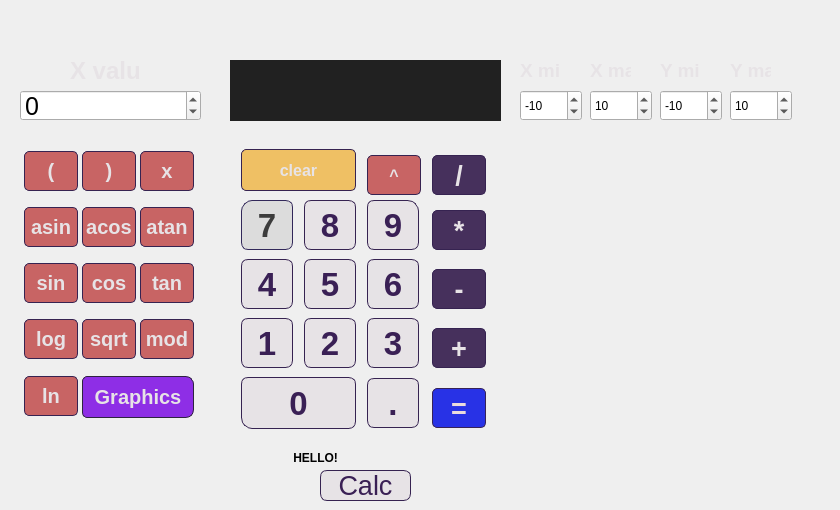
    <widget class="QWidget" name="calc">
     <attribute name="title">
      <string>Tab 1</string>
     </attribute>
     <widget class="QLineEdit" name="result_show">
      <property name="geometry">
       <rect>
        <x>230</x>
        <y>60</y>
        <width>271</width>
        <height>61</height>
       </rect>
      </property>
      <property name="font">
       <font>
        <family>Helvetica</family>
        <pointsize>20</pointsize>
        <bold>false</bold>
       </font>
      </property>
      <property name="layoutDirection">
       <enum>Qt::RightToLeft</enum>
      </property>
      <property name="styleSheet">
       <string notr="true">QLineEdit
{
border: none;
	border-bottom-color: 1px  rgb(76, 75, 75);
	background-color: rgb(33, 33, 33);
	color: rgb(231, 227, 230);
}</string>
      </property>
      <property name="text">
       <string/>
      </property>
     </widget>
     <widget class="QLabel" name="name_calc">
      <property name="geometry">
       <rect>
        <x>290</x>
        <y>450</y>
        <width>151</width>
        <height>16</height>
       </rect>
      </property>
      <property name="font">
       <font>
        <bold>true</bold>
       </font>
      </property>
      <property name="text">
       <string> HELLO! </string>
      </property>
     </widget>
     <widget class="QWidget" name="layoutWidget">
      <property name="geometry">
       <rect>
        <x>230</x>
        <y>140</y>
        <width>271</width>
        <height>301</height>
       </rect>
      </property>
      <layout class="QGridLayout" name="cifry">
       <property name="spacing">
        <number>0</number>
       </property>
       <item row="1" column="0">
        <widget class="QPushButton" name="p_7">
         <property name="font">
          <font>
           <family>Arial</family>
           <pointsize>25</pointsize>
           <bold>true</bold>
          </font>
         </property>
         <property name="styleSheet">
          <string notr="true">QPushButton
{
	background-color:  rgb(220, 220, 220);
	color:  rgb(60, 60, 60);
	border: 1px solid rgb(50, 40, 90);
border-radius:7px;
border-top-left-radius: 11px;
	min-width:50px;
	min-height:48px;
	max-width:50px;
	max-height:48px;
}</string>
         </property>
         <property name="text">
          <string>7</string>
         </property>
        </widget>
       </item>
       <item row="6" column="3">
        <widget class="QPushButton" name="ent">
         <property name="font">
          <font>
           <family>Arial</family>
           <pointsize>20</pointsize>
           <bold>true</bold>
          </font>
         </property>
         <property name="layoutDirection">
          <enum>Qt::LeftToRight</enum>
         </property>
         <property name="styleSheet">
          <string notr="true">QPushButton
{
	color: rgb(235, 220, 220);
	background-color:rgb(40, 50, 230);
	border-radius:5px;
	border: 1px solid rgb(55, 35, 88);
	min-width:52px;
	min-height:38px;
	max-width:42px;
	max-height:28px;
}</string>
         </property>
         <property name="text">
          <string>=</string>
         </property>
         <property name="iconSize">
          <size>
           <width>15</width>
           <height>15</height>
          </size>
         </property>
        </widget>
       </item>
       <item row="3" column="2">
        <widget class="QPushButton" name="p_6">
         <property name="font">
          <font>
           <family>Arial</family>
           <pointsize>25</pointsize>
           <bold>true</bold>
          </font>
         </property>
         <property name="styleSheet">
          <string notr="true">QPushButton
{
	background-color:  rgb(230, 227, 230);
	color:  rgb(58, 32, 85);
	border: 1px solid rgb(54, 35, 81);
border-radius:7px;
		min-width:50px;
	min-height:48px;
	max-width:50px;
	max-height:48px;
}</string>
         </property>
         <property name="text">
          <string>6</string>
         </property>
        </widget>
       </item>
       <item row="3" column="1">
        <widget class="QPushButton" name="p_5">
         <property name="font">
          <font>
           <family>Arial</family>
           <pointsize>25</pointsize>
           <bold>true</bold>
          </font>
         </property>
         <property name="styleSheet">
          <string notr="true">QPushButton
{
	background-color:  rgb(231, 227, 230);
	color:  rgb(58, 32, 85);
	border: 1px solid rgb(54, 35, 81);
border-radius:7px;
	min-width:50px;
	min-height:48px;
	max-width:50px;
	max-height:48px;
}</string>
         </property>
         <property name="text">
          <string>5</string>
         </property>
        </widget>
       </item>
       <item row="3" column="3">
        <widget class="QPushButton" name="sub">
         <property name="font">
          <font>
           <family>Arial</family>
           <pointsize>20</pointsize>
           <bold>true</bold>
          </font>
         </property>
         <property name="layoutDirection">
          <enum>Qt::LeftToRight</enum>
         </property>
         <property name="styleSheet">
          <string notr="true">QPushButton
{
	color: rgb(231, 227, 230);
	background-color:rgb(70, 48, 92);
	border-radius:5px;
	border: 1px solid rgb(54, 35, 81);
	min-width:52px;
	min-height:38px;
	max-width:42px;
	max-height:28px;
}</string>
         </property>
         <property name="text">
          <string>-</string>
         </property>
         <property name="iconSize">
          <size>
           <width>15</width>
           <height>15</height>
          </size>
         </property>
        </widget>
       </item>
       <item row="4" column="2">
        <widget class="QPushButton" name="p_3">
         <property name="font">
          <font>
           <family>Arial</family>
           <pointsize>25</pointsize>
           <bold>true</bold>
          </font>
         </property>
         <property name="styleSheet">
          <string notr="true">QPushButton
{
	background-color:  rgb(231, 227, 230);
	color:  rgb(58, 32, 85);
	border: 1px solid rgb(54, 35, 81);
border-radius:7px;
		min-width:50px;
	min-height:48px;
	max-width:50px;
	max-height:48px;
}</string>
         </property>
         <property name="text">
          <string>3</string>
         </property>
        </widget>
       </item>
       <item row="4" column="1">
        <widget class="QPushButton" name="p_2">
         <property name="font">
          <font>
           <family>Arial</family>
           <pointsize>25</pointsize>
           <bold>true</bold>
          </font>
         </property>
         <property name="styleSheet">
          <string notr="true">QPushButton
{
	background-color:  rgb(231, 227, 230);
	color:  rgb(58, 32, 85);
	border: 1px solid rgb(54, 35, 81);
border-radius:7px;
		min-width:50px;
	min-height:48px;
	max-width:50px;
	max-height:48px;
}</string>
         </property>
         <property name="text">
          <string>2</string>
         </property>
        </widget>
       </item>
       <item row="6" column="0" colspan="2">
        <widget class="QPushButton" name="p_0">
         <property name="font">
          <font>
           <family>Arial</family>
           <pointsize>25</pointsize>
           <bold>true</bold>
          </font>
         </property>
         <property name="styleSheet">
          <string notr="true"> QPushButton
{
	background-color:  rgb(231, 227, 230);
	color:  rgb(58, 32, 85);
	border: 1px solid rgb(54, 35, 81);
border-radius:7px;
border-bottom-left-radius: 11px;
	min-height:50px;
	max-height:50px;
}</string>
         </property>
         <property name="text">
          <string>0</string>
         </property>
        </widget>
       </item>
       <item row="1" column="2">
        <widget class="QPushButton" name="p_9">
         <property name="font">
          <font>
           <family>Arial</family>
           <pointsize>25</pointsize>
           <bold>true</bold>
          </font>
         </property>
         <property name="styleSheet">
          <string notr="true">QPushButton
{
	background-color:  rgb(231, 227, 230);
	color:  rgb(58, 32, 85);
	border: 1px solid rgb(54, 35, 81);
border-radius:7px;
border-top-right-radius: 11px;
	min-width:50px;
	min-height:48px;
	max-width:50px;
	max-height:48px;
}</string>
         </property>
         <property name="text">
          <string>9</string>
         </property>
        </widget>
       </item>
       <item row="4" column="3">
        <widget class="QPushButton" name="sum">
         <property name="font">
          <font>
           <family>Arial</family>
           <pointsize>20</pointsize>
           <bold>true</bold>
          </font>
         </property>
         <property name="layoutDirection">
          <enum>Qt::LeftToRight</enum>
         </property>
         <property name="styleSheet">
          <string notr="true">QPushButton
{
	color: rgb(231, 227, 230);
	background-color:rgb(70, 48, 92);
	border-radius:5px;
	border: 1px solid rgb(54, 35, 81);
	min-width:52px;
	min-height:38px;
	max-width:42px;
	max-height:28px;
}</string>
         </property>
         <property name="text">
          <string>+</string>
         </property>
         <property name="iconSize">
          <size>
           <width>15</width>
           <height>15</height>
          </size>
         </property>
        </widget>
       </item>
       <item row="4" column="0">
        <widget class="QPushButton" name="p_1">
         <property name="font">
          <font>
           <family>Arial</family>
           <pointsize>25</pointsize>
           <bold>true</bold>
          </font>
         </property>
         <property name="styleSheet">
          <string notr="true">QPushButton
{
	background-color:  rgb(231, 227, 230);
	color:  rgb(58, 32, 85);
	border: 1px solid rgb(54, 35, 81);
border-radius:7px;
		min-width:50px;
	min-height:48px;
	max-width:50px;
	max-height:48px;
}</string>
         </property>
         <property name="text">
          <string>1</string>
         </property>
        </widget>
       </item>
       <item row="1" column="1">
        <widget class="QPushButton" name="p_8">
         <property name="font">
          <font>
           <family>Arial</family>
           <pointsize>25</pointsize>
           <bold>true</bold>
          </font>
         </property>
         <property name="styleSheet">
          <string notr="true">QPushButton
{
	background-color:  rgb(231, 227, 230);
	color:  rgb(58, 32, 85);
	border: 1px solid rgb(54, 35, 81);
border-radius:7px;
	min-width:50px;
	min-height:48px;
	max-width:50px;
	max-height:48px;
}</string>
         </property>
         <property name="text">
          <string>8</string>
         </property>
        </widget>
       </item>
       <item row="6" column="2">
        <widget class="QPushButton" name="dote">
         <property name="font">
          <font>
           <family>Arial</family>
           <pointsize>25</pointsize>
           <bold>true</bold>
          </font>
         </property>
         <property name="styleSheet">
          <string notr="true">QPushButton
{
	background-color:  rgb(231, 227, 230);
	color:  rgb(58, 32, 85);
	border: 1px solid rgb(54, 35, 81);
border-radius:7px;
		min-width:50px;
	min-height:48px;
	max-width:50px;
	max-height:48px;
}</string>
         </property>
         <property name="text">
          <string>.</string>
         </property>
        </widget>
       </item>
       <item row="1" column="3">
        <widget class="QPushButton" name="mul">
         <property name="font">
          <font>
           <family>Arial</family>
           <pointsize>20</pointsize>
           <bold>true</bold>
          </font>
         </property>
         <property name="layoutDirection">
          <enum>Qt::LeftToRight</enum>
         </property>
         <property name="styleSheet">
          <string notr="true">QPushButton
{
	color: rgb(231, 227, 230);
	background-color:rgb(70, 48, 92);
	border-radius:5px;
	border: 1px solid rgb(54, 35, 81);
	min-width:52px;
	min-height:38px;
	max-width:42px;
	max-height:28px;
}</string>
         </property>
         <property name="text">
          <string>*</string>
         </property>
         <property name="iconSize">
          <size>
           <width>15</width>
           <height>15</height>
          </size>
         </property>
        </widget>
       </item>
       <item row="3" column="0">
        <widget class="QPushButton" name="p_4">
         <property name="font">
          <font>
           <family>Arial</family>
           <pointsize>25</pointsize>
           <bold>true</bold>
          </font>
         </property>
         <property name="styleSheet">
          <string notr="true">QPushButton
{
	background-color:  rgb(231, 227, 230);
	color:  rgb(58, 32, 85);
	border: 1px solid rgb(54, 35, 81);
border-radius:7px;
		min-width:50px;
	min-height:48px;
	max-width:50px;
	max-height:48px;
}</string>
         </property>
         <property name="text">
          <string>4</string>
         </property>
        </widget>
       </item>
       <item row="0" column="3">
        <widget class="QPushButton" name="div">
         <property name="font">
          <font>
           <family>Arial</family>
           <pointsize>20</pointsize>
           <bold>true</bold>
          </font>
         </property>
         <property name="styleSheet">
          <string notr="true">QPushButton
{
	color: rgb(231, 227, 230);
	background-color:rgb(70, 48, 92);
	border-radius:5px;
	border: 1px solid rgb(54, 35, 81);
	min-width:52px;
	min-height:38px;
	max-width:42px;
	max-height:28px;
}</string>
         </property>
         <property name="text">
          <string>/</string>
         </property>
         <property name="iconSize">
          <size>
           <width>15</width>
           <height>15</height>
          </size>
         </property>
        </widget>
       </item>
       <item row="0" column="2">
        <widget class="QPushButton" name="stepen">
         <property name="font">
          <font>
           <pointsize>12</pointsize>
           <bold>true</bold>
          </font>
         </property>
         <property name="styleSheet">
          <string notr="true">QPushButton
{
	color: rgb(231, 227, 230);
	background-color: rgb(200, 100, 100);
	border-radius:5px;
	border: 1px solid rgb(54, 35, 81);
	min-width:52px;
	min-height:38px;
	max-width:42px;
	max-height:28px;
}</string>
         </property>
         <property name="text">
          <string>^</string>
         </property>
        </widget>
       </item>
       <item row="0" column="0" colspan="2">
        <widget class="QPushButton" name="CLEAR">
         <property name="font">
          <font>
           <pointsize>12</pointsize>
           <bold>true</bold>
          </font>
         </property>
         <property name="styleSheet">
          <string notr="true">QPushButton
{
	color: rgb(231, 227, 230);
	background-color: rgba(240, 183, 73, 213);
	border-radius:5px;
	border: 1px solid rgb(54, 35, 81);
	min-height:40px;
	max-height:40px;
}</string>
         </property>
         <property name="text">
          <string>clear</string>
         </property>
        </widget>
       </item>
      </layout>
     </widget>
     <widget class="QWidget" name="layoutWidget">
      <property name="geometry">
       <rect>
        <x>20</x>
        <y>130</y>
        <width>181</width>
        <height>301</height>
       </rect>
      </property>
      <layout class="QGridLayout" name="function">
       <property name="spacing">
        <number>0</number>
       </property>
       <item row="2" column="0">
        <widget class="QPushButton" name="sin">
         <property name="font">
          <font>
           <pointsize>15</pointsize>
           <bold>true</bold>
          </font>
         </property>
         <property name="styleSheet">
          <string notr="true">QPushButton
{
	color: rgb(231, 227, 230);
	background-color: rgb(200, 100, 100);
	border-radius:5px;
	border: 1px solid rgb(54, 35, 81);
	min-width:52px;
	min-height:38px;
	max-width:42px;
	max-height:28px;
}</string>
         </property>
         <property name="text">
          <string>sin</string>
         </property>
        </widget>
       </item>
       <item row="0" column="1">
        <widget class="QPushButton" name="scob_w">
         <property name="font">
          <font>
           <pointsize>15</pointsize>
           <bold>true</bold>
          </font>
         </property>
         <property name="styleSheet">
          <string notr="true">QPushButton
{
	color: rgb(231, 227, 230);
	background-color: rgb(200, 100, 100);
	border-radius:5px;
	border: 1px solid rgb(54, 35, 81);
	min-width:52px;
	min-height:38px;
	max-width:42px;
	max-height:28px;
}</string>
         </property>
         <property name="text">
          <string>)</string>
         </property>
        </widget>
       </item>
       <item row="0" column="2">
        <widget class="QPushButton" name="perem">
         <property name="font">
          <font>
           <pointsize>15</pointsize>
           <bold>true</bold>
          </font>
         </property>
         <property name="styleSheet">
          <string notr="true">QPushButton
{
	color: rgb(231, 227, 230);
	background-color: rgb(200, 100, 100);
	border-radius:5px;
	border: 1px solid rgb(54, 35, 81);
	min-width:52px;
	min-height:38px;
	max-width:42px;
	max-height:28px;
}</string>
         </property>
         <property name="text">
          <string>x</string>
         </property>
        </widget>
       </item>
       <item row="1" column="2">
        <widget class="QPushButton" name="artan">
         <property name="font">
          <font>
           <pointsize>15</pointsize>
           <bold>true</bold>
          </font>
         </property>
         <property name="styleSheet">
          <string notr="true">QPushButton
{
	color: rgb(231, 227, 230);
	background-color: rgb(200, 100, 100);
	border-radius:5px;
	border: 1px solid rgb(54, 35, 81);
	min-width:52px;
	min-height:38px;
	max-width:42px;
	max-height:28px;
}</string>
         </property>
         <property name="text">
          <string>atan</string>
         </property>
        </widget>
       </item>
       <item row="3" column="1">
        <widget class="QPushButton" name="sqrt">
         <property name="font">
          <font>
           <pointsize>15</pointsize>
           <bold>true</bold>
          </font>
         </property>
         <property name="styleSheet">
          <string notr="true">QPushButton
{
	color: rgb(231, 227, 230);
	background-color: rgb(200, 100, 100);
	border-radius:5px;
	border: 1px solid rgb(54, 35, 81);
	min-width:52px;
	min-height:38px;
	max-width:42px;
	max-height:28px;
}</string>
         </property>
         <property name="text">
          <string>sqrt</string>
         </property>
        </widget>
       </item>
       <item row="3" column="0">
        <widget class="QPushButton" name="log">
         <property name="font">
          <font>
           <pointsize>15</pointsize>
           <bold>true</bold>
          </font>
         </property>
         <property name="styleSheet">
          <string notr="true">QPushButton
{
	color: rgb(231, 227, 230);
	background-color: rgb(200, 100, 100);
	border-radius:5px;
	border: 1px solid rgb(54, 35, 81);
	min-width:52px;
	min-height:38px;
	max-width:42px;
	max-height:28px;
}</string>
         </property>
         <property name="text">
          <string>log</string>
         </property>
        </widget>
       </item>
       <item row="2" column="1">
        <widget class="QPushButton" name="cos">
         <property name="font">
          <font>
           <pointsize>15</pointsize>
           <bold>true</bold>
          </font>
         </property>
         <property name="styleSheet">
          <string notr="true">QPushButton
{
	color: rgb(231, 227, 230);
	background-color: rgb(200, 100, 100);
	border-radius:5px;
	border: 1px solid rgb(54, 35, 81);
	min-width:52px;
	min-height:38px;
	max-width:42px;
	max-height:28px;
}</string>
         </property>
         <property name="text">
          <string>cos</string>
         </property>
        </widget>
       </item>
       <item row="1" column="1">
        <widget class="QPushButton" name="arcos">
         <property name="font">
          <font>
           <pointsize>15</pointsize>
           <bold>true</bold>
          </font>
         </property>
         <property name="styleSheet">
          <string notr="true">QPushButton
{
	color: rgb(231, 227, 230);
	background-color: rgb(200, 100, 100);
	border-radius:5px;
	border: 1px solid rgb(54, 35, 81);
	min-width:52px;
	min-height:38px;
	max-width:42px;
	max-height:28px;
}</string>
         </property>
         <property name="text">
          <string>acos</string>
         </property>
        </widget>
       </item>
       <item row="0" column="0">
        <widget class="QPushButton" name="scob_l">
         <property name="font">
          <font>
           <pointsize>15</pointsize>
           <bold>true</bold>
          </font>
         </property>
         <property name="styleSheet">
          <string notr="true">QPushButton
{
	color: rgb(231, 227, 230);
	background-color: rgb(200, 100, 100);
	border-radius:5px;
	border: 1px solid rgb(54, 35, 81);
	min-width:52px;
	min-height:38px;
	max-width:42px;
	max-height:28px;
}</string>
         </property>
         <property name="text">
          <string>(</string>
         </property>
        </widget>
       </item>
       <item row="1" column="0">
        <widget class="QPushButton" name="arcsin">
         <property name="minimumSize">
          <size>
           <width>54</width>
           <height>40</height>
          </size>
         </property>
         <property name="maximumSize">
          <size>
           <width>44</width>
           <height>30</height>
          </size>
         </property>
         <property name="font">
          <font>
           <pointsize>15</pointsize>
           <bold>true</bold>
          </font>
         </property>
         <property name="styleSheet">
          <string notr="true">QPushButton
{
	color: rgb(231, 227, 230);
	background-color: rgb(200, 100, 100);
	border-radius:5px;
	border: 1px solid rgb(54, 35, 81);
	min-width:52px;
	min-height:38px;
	max-width:42px;
	max-height:28px;
}</string>
         </property>
         <property name="text">
          <string>asin</string>
         </property>
        </widget>
       </item>
       <item row="3" column="2">
        <widget class="QPushButton" name="mod">
         <property name="font">
          <font>
           <pointsize>15</pointsize>
           <bold>true</bold>
          </font>
         </property>
         <property name="styleSheet">
          <string notr="true">QPushButton
{
	color: rgb(231, 227, 230);
	background-color: rgb(200, 100, 100);
	border-radius:5px;
	border: 1px solid rgb(54, 35, 81);
	min-width:52px;
	min-height:38px;
	max-width:42px;
	max-height:28px;
}</string>
         </property>
         <property name="text">
          <string>mod</string>
         </property>
        </widget>
       </item>
       <item row="2" column="2">
        <widget class="QPushButton" name="tan">
         <property name="font">
          <font>
           <pointsize>15</pointsize>
           <bold>true</bold>
          </font>
         </property>
         <property name="styleSheet">
          <string notr="true">QPushButton
{
	color: rgb(231, 227, 230);
	background-color: rgb(200, 100, 100);
	border-radius:5px;
	border: 1px solid rgb(54, 35, 81);
	min-width:52px;
	min-height:38px;
	max-width:42px;
	max-height:28px;
}</string>
         </property>
         <property name="text">
          <string>tan</string>
         </property>
        </widget>
       </item>
       <item row="4" column="1" colspan="2">
        <widget class="QPushButton" name="graph">
         <property name="font">
          <font>
           <family>Arial</family>
           <pointsize>15</pointsize>
           <bold>true</bold>
          </font>
         </property>
         <property name="layoutDirection">
          <enum>Qt::LeftToRight</enum>
         </property>
         <property name="styleSheet">
          <string notr="true">QPushButton
{
	color: rgb(231, 227, 230);
	background-color:rgb(142, 46, 230);
	border-radius:5px;
	border: 1px solid rgb(47, 35, 65);
border-top-right-radius: 8px;
border-bottom-right-radius: 8px;

	min-height:40px;

	max-height:28px;

}</string>
         </property>
         <property name="text">
          <string>Graphics</string>
         </property>
         <property name="iconSize">
          <size>
           <width>15</width>
           <height>15</height>
          </size>
         </property>
        </widget>
       </item>
       <item row="4" column="0">
        <widget class="QPushButton" name="ln">
         <property name="font">
          <font>
           <pointsize>15</pointsize>
           <bold>true</bold>
          </font>
         </property>
         <property name="styleSheet">
          <string notr="true">QPushButton
{
	color: rgb(231, 227, 230);
	background-color: rgb(200, 100, 100);
	border-radius:5px;
	border: 1px solid rgb(54, 35, 81);
	min-width:52px;
	min-height:38px;
	max-width:42px;
	max-height:28px;
}</string>
         </property>
         <property name="text">
          <string>ln</string>
         </property>
        </widget>
       </item>
      </layout>
     </widget>
     <widget class="QPushButton" name="frog">
      <property name="geometry">
       <rect>
        <x>320</x>
        <y>470</y>
        <width>91</width>
        <height>31</height>
       </rect>
      </property>
      <property name="font">
       <font>
        <pointsize>20</pointsize>
       </font>
      </property>
      <property name="styleSheet">
       <string notr="true">QPushButton
{
	background-color:  rgb(231, 227, 230);
	color:  rgb(58, 32, 85);
	border: 1px solid rgb(54, 35, 81);
border-radius:7px;

}</string>
      </property>
      <property name="text">
       <string>Calc</string>
      </property>
     </widget>
     <widget class="QLabel" name="label_2">
      <property name="geometry">
       <rect>
        <x>70</x>
        <y>60</y>
        <width>71</width>
        <height>21</height>
       </rect>
      </property>
      <property name="font">
       <font>
        <family>Helvetica</family>
        <pointsize>18</pointsize>
        <bold>true</bold>
       </font>
      </property>
      <property name="styleSheet">
       <string notr="true">QLabel{
	color: rgb(231, 227, 230);
}</string>
      </property>
      <property name="text">
       <string>X value</string>
      </property>
     </widget>
     <widget class="QCustomPlot" name="widget" native="true">
      <property name="geometry">
       <rect>
        <x>520</x>
        <y>140</y>
        <width>311</width>
        <height>291</height>
       </rect>
      </property>
     </widget>
     <widget class="QLabel" name="y_max_sh">
      <property name="geometry">
       <rect>
        <x>730</x>
        <y>60</y>
        <width>41</width>
        <height>21</height>
       </rect>
      </property>
      <property name="font">
       <font>
        <family>Helvetica</family>
        <pointsize>14</pointsize>
        <bold>true</bold>
       </font>
      </property>
      <property name="styleSheet">
       <string notr="true">QLabel{
	color: rgb(231, 227, 230);
}</string>
      </property>
      <property name="text">
       <string>Y max</string>
      </property>
     </widget>
     <widget class="QLabel" name="y_min_sh">
      <property name="geometry">
       <rect>
        <x>660</x>
        <y>60</y>
        <width>41</width>
        <height>21</height>
       </rect>
      </property>
      <property name="font">
       <font>
        <family>Helvetica</family>
        <pointsize>14</pointsize>
        <bold>true</bold>
       </font>
      </property>
      <property name="styleSheet">
       <string notr="true">QLabel{
	color: rgb(231, 227, 230);
}</string>
      </property>
      <property name="text">
       <string>Y min</string>
      </property>
     </widget>
     <widget class="QLabel" name="x_max_sh">
      <property name="geometry">
       <rect>
        <x>590</x>
        <y>60</y>
        <width>41</width>
        <height>21</height>
       </rect>
      </property>
      <property name="font">
       <font>
        <family>Helvetica</family>
        <pointsize>14</pointsize>
        <bold>true</bold>
       </font>
      </property>
      <property name="styleSheet">
       <string notr="true">QLabel{
	color: rgb(231, 227, 230);
}</string>
      </property>
      <property name="text">
       <string>X max</string>
      </property>
     </widget>
     <widget class="QLabel" name="x_min_sh">
      <property name="geometry">
       <rect>
        <x>520</x>
        <y>60</y>
        <width>41</width>
        <height>21</height>
       </rect>
      </property>
      <property name="font">
       <font>
        <family>Helvetica</family>
        <pointsize>14</pointsize>
        <bold>true</bold>
       </font>
      </property>
      <property name="styleSheet">
       <string notr="true">QLabel{
	color: rgb(231, 227, 230);
}</string>
      </property>
      <property name="text">
       <string>X min</string>
      </property>
     </widget>
     <widget class="QDoubleSpinBox" name="x_min">
      <property name="geometry">
       <rect>
        <x>520</x>
        <y>90</y>
        <width>62</width>
        <height>31</height>
       </rect>
      </property>
      <property name="styleSheet">
       <string notr="true">QdoubleSpinBox
{
	background-color: rgb(231, 227, 230);
color:rgb(44, 47, 49);
}</string>
      </property>
      <property name="decimals">
       <number>0</number>
      </property>
      <property name="minimum">
       <double>-1000000.000000000000000</double>
      </property>
      <property name="maximum">
       <double>0.000000000000000</double>
      </property>
      <property name="singleStep">
       <double>1.000000000000000</double>
      </property>
      <property name="value">
       <double>-10.000000000000000</double>
      </property>
     </widget>
     <widget class="QDoubleSpinBox" name="x_max">
      <property name="geometry">
       <rect>
        <x>590</x>
        <y>90</y>
        <width>62</width>
        <height>31</height>
       </rect>
      </property>
      <property name="styleSheet">
       <string notr="true">QdoubleSpinBox
{
	background-color: rgb(231, 227, 230);
color:rgb(44, 47, 49);
}</string>
      </property>
      <property name="decimals">
       <number>0</number>
      </property>
      <property name="minimum">
       <double>0.000000000000000</double>
      </property>
      <property name="maximum">
       <double>1000000.000000000000000</double>
      </property>
      <property name="value">
       <double>10.000000000000000</double>
      </property>
     </widget>
     <widget class="QDoubleSpinBox" name="y_min">
      <property name="geometry">
       <rect>
        <x>660</x>
        <y>90</y>
        <width>62</width>
        <height>31</height>
       </rect>
      </property>
      <property name="styleSheet">
       <string notr="true">QdoubleSpinBox
{
	background-color: rgb(231, 227, 230);
color:rgb(44, 47, 49);
}</string>
      </property>
      <property name="decimals">
       <number>0</number>
      </property>
      <property name="minimum">
       <double>-1000000.000000000000000</double>
      </property>
      <property name="maximum">
       <double>0.000000000000000</double>
      </property>
      <property name="value">
       <double>-10.000000000000000</double>
      </property>
     </widget>
     <widget class="QDoubleSpinBox" name="y_max">
      <property name="geometry">
       <rect>
        <x>730</x>
        <y>90</y>
        <width>62</width>
        <height>31</height>
       </rect>
      </property>
      <property name="styleSheet">
       <string notr="true">QdoubleSpinBox
{
	background-color: rgb(231, 227, 230);
color:rgb(44, 47, 49);
}</string>
      </property>
      <property name="decimals">
       <number>0</number>
      </property>
      <property name="minimum">
       <double>0.000000000000000</double>
      </property>
      <property name="maximum">
       <double>1000000.000000000000000</double>
      </property>
      <property name="value">
       <double>10.000000000000000</double>
      </property>
     </widget>
     <widget class="QDoubleSpinBox" name="x_show">
      <property name="geometry">
       <rect>
        <x>20</x>
        <y>90</y>
        <width>181</width>
        <height>31</height>
       </rect>
      </property>
      <property name="minimumSize">
       <size>
        <width>161</width>
        <height>31</height>
       </size>
      </property>
      <property name="font">
       <font>
        <family>Helvetica</family>
        <pointsize>19</pointsize>
       </font>
      </property>
      <property name="styleSheet">
       <string notr="true">QDoubleSpinBox {
               &quot;background-color: #e2e2e2;&quot; // фон
               &quot;border: 2px solid #4d4d4d;&quot; // рамка
               &quot;border-radius: 5px;&quot;        // углы
               &quot;padding: 3px;&quot;              // отступ
               &quot;color: #000005;&quot;            // текст
               &quot;font-size: 25px;&quot;           // шрифт
               }</string>
      </property>
      <property name="decimals">
       <number>0</number>
      </property>
      <property name="minimum">
       <double>-100000000000000001097906362944045541740492309677311846336810682903157585404911491537163328978494688899061249669721172515611590283743140088328307009198146046031271664502933027185697489699588559043338384466165001178426897626212945177628091195786707458122783970171784415105291802893207873272974885715430223118336.000000000000000</double>
      </property>
      <property name="maximum">
       <double>100000000000000001097906362944045541740492309677311846336810682903157585404911491537163328978494688899061249669721172515611590283743140088328307009198146046031271664502933027185697489699588559043338384466165001178426897626212945177628091195786707458122783970171784415105291802893207873272974885715430223118336.000000000000000</double>
      </property>
     </widget>
    </widget>
